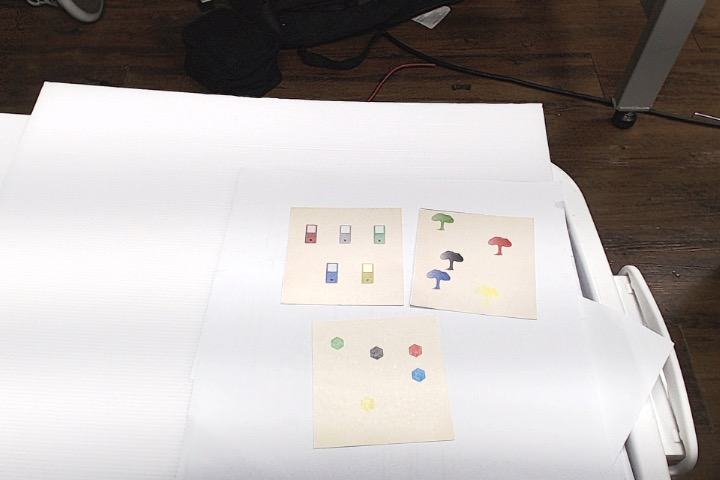
#> input picture colorTest.png, 720 x 480 px, given in place of the camera
$ python milestone3.py   (older library calls are emulated)
#> lines starting #> are read from the running program, lines starting #| are printed output that depends on the picture; after the words box and inside, x2 and y2 are one past the last pixel; in counts of white or black regions, pixels touching at a corner belong together

import cv2
import pandas as pd
import numpy as np
import imutils
import serial
from scipy.spatial import distance as dist
from imutils import perspective
from imutils import contours

# using cam built-in to computer
cap = cv2.VideoCapture(0)
cap.set(cv2.CAP_PROP_FRAME_WIDTH, 1000)
cap.set(cv2.CAP_PROP_FRAME_HEIGHT, 760)
# [8 lines of commented-out code are left out]


def nothing(x):  # for trackbar
    pass


cv2.namedWindow('xyPosition')
cv2.createTrackbar('X1', 'xyPosition', 0, 1022, nothing)
cv2.createTrackbar('Y1', 'xyPosition', 0, 575, nothing)
cv2.createTrackbar('X2', 'xyPosition', 0, 1022, nothing)
cv2.createTrackbar('Y2', 'xyPosition', 0, 575, nothing)
cv2.createTrackbar('X3', 'xyPosition', 0, 1022, nothing)
cv2.createTrackbar('Y3', 'xyPosition', 0, 575, nothing)
cv2.createTrackbar('X4', 'xyPosition', 0, 1022, nothing)
cv2.createTrackbar('Y4', 'xyPosition', 0, 575, nothing)

cv2.setTrackbarPos("X1", "xyPosition", 308)
cv2.setTrackbarPos("Y1", "xyPosition", 18)
cv2.setTrackbarPos("X2", "xyPosition", 676)
cv2.setTrackbarPos("Y2", "xyPosition", 10)
cv2.setTrackbarPos("X3", "xyPosition", 242)
cv2.setTrackbarPos("Y3", "xyPosition", 529)
cv2.setTrackbarPos("X4", "xyPosition", 769)
cv2.setTrackbarPos("Y4", "xyPosition", 525)


def safe_div(x, y):  # so we don't crash so often
    if y == 0:
        return 0
    return x/y


def rescale_result(result, percent=100):  # make the video windows a bit smaller
    width = int(result.shape[1] * percent / 100)
    height = int(result.shape[0] * percent / 100)
    dim = (width, height)
    return cv2.resize(result, dim, interpolation=cv2.INTER_AREA)


if not cap.isOpened():
    print("can't open camera")
    exit()

windowName = "Result"

cv2.namedWindow(windowName)
cv2.createTrackbar("threshold", windowName, 75, 255, nothing)
cv2.createTrackbar("kernel", windowName, 5, 30, nothing)
cv2.createTrackbar("iterations", windowName, 1, 10, nothing)

cv2.setTrackbarPos("threshold", windowName, 210)
cv2.setTrackbarPos("kernel", windowName, 19)
cv2.setTrackbarPos("iterations", windowName, 1)
# Sliders to adjust image
# https://medium.com/@manivannan_data/set-trackbar-on-image-using-opencv-python-58c57fbee1ee


showLive = True
while(showLive):

    ret, frame = cap.read()
#> frame is the input picture: shape (480, 720, 3); mean B, G, R 172.7, 174.6, 180.1

    x1 = cv2.getTrackbarPos('X1', 'xyPosition')
    y1 = cv2.getTrackbarPos('Y1', 'xyPosition')
    x2 = cv2.getTrackbarPos('X2', 'xyPosition')
    y2 = cv2.getTrackbarPos('Y2', 'xyPosition')
    x3 = cv2.getTrackbarPos('X3', 'xyPosition')
    y3 = cv2.getTrackbarPos('Y3', 'xyPosition')
    x4 = cv2.getTrackbarPos('X4', 'xyPosition')
    y4 = cv2.getTrackbarPos('Y4', 'xyPosition')

    cv2.circle(frame, (x1, y1), 5, (0, 0, 255), -1)
#> frame: shape (480, 720, 3); 0.02% of pixels changed, all inside (x1, y1, x2, y2) = (303, 13, 314, 24)
    cv2.circle(frame, (x2, y2), 5, (0, 0, 255), -1)
#> frame: shape (480, 720, 3); mean B, G, R 172.7, 174.6, 180.2
    cv2.circle(frame, (x3, y3), 5, (0, 0, 255), -1)
    cv2.circle(frame, (x4, y4), 5, (0, 0, 255), -1)
    pts1 = np.float32([[x1, y1],
                       [x2, y2],
                       [x3, y3],
                       [x4, y4]])
    pts2 = np.float32([[0, 0], [500, 0], [0, 500], [500, 500]])
    matrix = cv2.getPerspectiveTransform(pts1, pts2)

    resultWarp = cv2.warpPerspective(frame, matrix, (500, 500))

    positionDraw = cv2.warpPerspective(frame, matrix, (500, 500))

    Gblurred = cv2.GaussianBlur(resultWarp, (5, 5), 0)
    Mblurred = cv2.medianBlur(Gblurred, 5)
    # Denoise = cv2.fastNlMeansDenoisingMulti(resultWarp, 2, 5, None, 4, 7, 35)
    # unsharpV = cv2.addWeighted(
    #     resultWarp, 1.5, Mblurred, -0.5, 0, resultWarp)
    # Bblurred = cv2.bilateralFilter(unsharpV, 9, 75, 75)

    hsv_frame = cv2.cvtColor(Mblurred, cv2.COLOR_BGR2HSV)
#> hsv_frame: shape (500, 500, 3); mean H, S, V 56.2, 40.2, 148.6

    # [7 lines of commented-out code are left out]

    result_resize = rescale_result(resultWarp)
    if not ret:
        print("cannot capture the frame")
        exit()

    thresh = cv2.getTrackbarPos("threshold", windowName)
    ret, thresh1 = cv2.threshold(result_resize, thresh, 255, cv2.THRESH_BINARY)
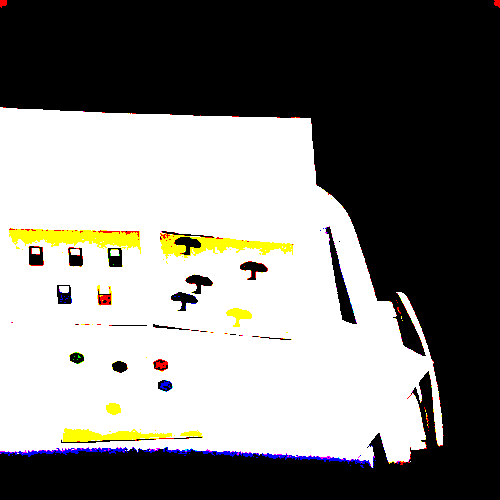
#> thresh1: shape (500, 500, 3); mean B, G, R 122.4, 125.9, 126.9
#> ret = 210

    kern = cv2.getTrackbarPos("kernel", windowName)
    # square image kernel used for erosion
    kernel = np.ones((kern, kern), np.uint8)

    itera = cv2.getTrackbarPos("iterations", windowName)
    dilation = cv2.dilate(thresh1, kernel, iterations=itera)
    # refines all edges in the binary image
    erosion = cv2.erode(dilation, kernel, iterations=itera)

    opening = cv2.morphologyEx(erosion, cv2.MORPH_OPEN, kernel)
    closing = cv2.morphologyEx(opening, cv2.MORPH_CLOSE, kernel)
    closing = cv2.cvtColor(closing, cv2.COLOR_BGR2GRAY)

    # find contours with simple approximation cv2.RETR_TREE,cv2.CHAIN_APPROX_SIMPLE
    contours, hierarchy = cv2.findContours(
        closing, cv2.RETR_TREE, cv2.CHAIN_APPROX_NONE)
#> contours = 1 contour; box (x1, y1, x2, y2) and area: (0, 108, 443, 466) 130312

    closing = cv2.cvtColor(closing, cv2.COLOR_GRAY2RGB)
#> closing: shape (500, 500, 3)
    cv2.drawContours(closing, contours, -1, (128, 255, 0), 1)

    # focus on only the largest outline by area
    areas = []  # list to hold all areas

    for contour in contours:
        ar = cv2.contourArea(contour)
        areas.append(ar)
#> this loop made 1 pass
#> ar on pass 1: 130312.5
#> after the loop, areas = [130312.5]

    try:
        max_area = max(areas)
#> max_area = 130312.5
    except:
        pass
    # index of the list element with largest area

    try:
        max_area_index = areas.index(max_area)
#> max_area_index = 0
    except:
        pass

    # largest area contour is usually the viewing window itself, why?
    try:
        cnt = contours[max_area_index - 1]
#> cnt = contour of 1479 points, box (x1, y1, x2, y2) (0, 108, 443, 466), area 130312
    except:
        pass

    cv2.drawContours(closing, [cnt], 0, (0, 0, 255), 4)

    def midpoint(ptA, ptB):
        return ((ptA[0] + ptB[0]) * 0.5, (ptA[1] + ptB[1]) * 0.5)

    # compute the rotated bounding box of the contour
    orig = result_resize.copy()
    box = cv2.minAreaRect(cnt)
#> box = ((220.7, 287.6), (347.3, 451.4), -88.36)
    box = cv2.cv.BoxPoints(box) if imutils.is_cv2() else cv2.boxPoints(box)
#> box = ((441.4, 467.6), (-9.91, 454.7), (0.0139, 107.5), (451.3, 120.4))
    box = np.array(box, dtype="int")
#> box = [[441, 467], [-9, 454], [0, 107], [451, 120]]

    # order the points in the contour such that they appear
    # in top-left, top-right, bottom-right, and bottom-left
    # order, then draw the outline of the rotated bounding
    # box
    box = perspective.order_points(box)
#> box = [[0, 107], [451, 120], [441, 467], [-9, 454]]

    cv2.drawContours(orig, [box.astype("int")], -1, (0, 255, 0), 4)
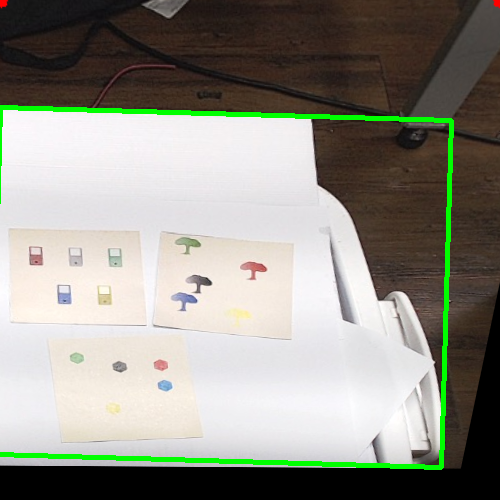
#> orig: shape (500, 500, 3); mean B, G, R 134.2, 144.2, 144.6

    # loop over the original points and draw them
    for (x, y) in box:
        cv2.circle(orig, (int(x), int(y)), 5, (0, 0, 255), -1)
        cv2.circle(closing, (int(x), int(y)), 5, (0, 255, 255), -1)
#> this loop made 4 passes
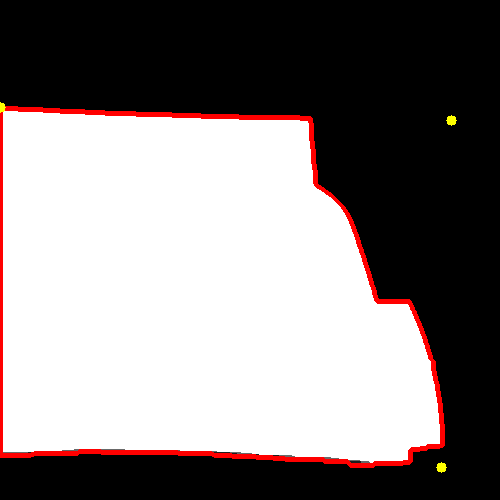
#> closing: shape (500, 500, 3); mean B, G, R 129, 129.2, 136
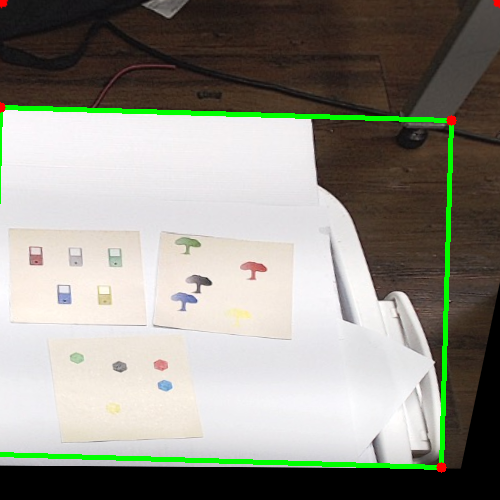
#> orig: shape (500, 500, 3); 0.08% of pixels changed, all inside (x1, y1, x2, y2) = (0, 102, 457, 473)

    # unpack the ordered bounding box, then compute the midpoint
    # between the top-left and top-right coordinates, followed by
    # the midpoint between bottom-left and bottom-right coordinates
    (tl, tr, br, bl) = box
#> tl = [0, 107]; tr = [451, 120]; br = [441, 467]; bl = [-9, 454]
    (tltrX, tltrY) = midpoint(tl, tr)
#> tltrX = 225.5; tltrY = 113.5
    (blbrX, blbrY) = midpoint(bl, br)
#> blbrX = 216; blbrY = 460.5


    # ----------------
    cv2.circle(resultWarp, (tl[0], tl[1]), 5, (0, 0, 255), -1)
#> resultWarp: shape (500, 500, 3); mean B, G, R 137.1, 140.6, 147.9
    cv2.circle(resultWarp, (tr[0], tr[1]), 5, (0, 0, 255), -1)
#> resultWarp: shape (500, 500, 3); mean B, G, R 137.1, 140.6, 147.9
    cv2.circle(resultWarp, (bl[0], bl[1]), 5, (0, 0, 255), -1)
    cv2.circle(resultWarp, (br[0], br[1]), 5, (0, 0, 255), -1)
#> resultWarp: shape (500, 500, 3); mean B, G, R 137.1, 140.6, 148
    pts1 = np.float32([[tl[0], tl[1]],
                       [tr[0], tl[1]],
                       [bl[0], bl[1]],
                       [br[0], br[1]]])
#> pts1 = [[0, 107], [451, 107], [-9, 454], [441, 467]]
    pts2 = np.float32([[0, 0], [500, 0], [0, 500], [500, 500]])
    matrix = cv2.getPerspectiveTransform(pts1, pts2)
#> matrix = [[1.15, 0.0298, -3.19], [0, 1.44, -153.9], [8.32e-05, -1.92e-06, 1]]

    autoCrop = cv2.warpPerspective(resultWarp, matrix, (500, 500))
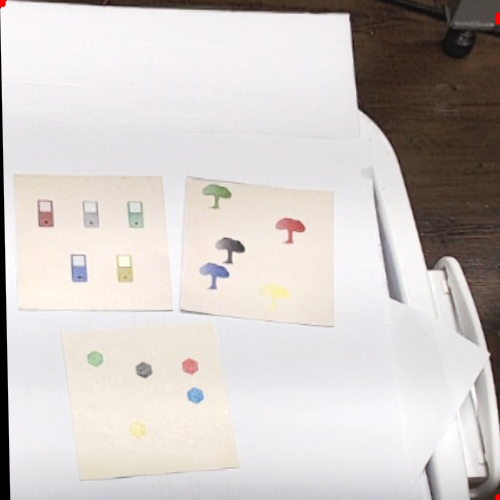
#> autoCrop: shape (500, 500, 3); mean B, G, R 198.3, 200.9, 206.6
    # ----------------

    # compute the midpoint between the top-left and top-right points,
    # followed by the midpoint between the top-righ and bottom-right
    (tlblX, tlblY) = midpoint(tl, bl)
#> tlblX = -4.5; tlblY = 280.5
    (trbrX, trbrY) = midpoint(tr, br)
#> trbrX = 446; trbrY = 293.5


    # compute the Euclidean distance between the midpoints
    dA = dist.euclidean((tltrX, tltrY), (blbrX, blbrY))
#> dA = 347.1
    dB = dist.euclidean((tlblX, tlblY), (trbrX, trbrY))
#> dB = 450.7

    # compute the size of the object
    # more to do here to get actual measurements that have meaning in the real world
    pixelsPerMetric = 1
    dimA = dA / pixelsPerMetric
#> dimA = 347.1
    dimB = dB / pixelsPerMetric
#> dimB = 450.7

    # draw the object sizes on the image , text size card
    cv2.putText(orig, "{:.1f}mm".format(dimA), (int(
        tltrX - 15), int(tltrY - 10)), cv2.FONT_HERSHEY_SIMPLEX, 0.65, (255, 255, 255), 2)
    cv2.putText(orig, "{:.1f}mm".format(dimB), (int(
        trbrX + 10), int(trbrY)), cv2.FONT_HERSHEY_SIMPLEX, 0.65, (255, 255, 255), 2)

    # compute the center of the contour
    M = cv2.moments(cnt)
#> M = moments, m00 130312.5, centre m10/m00, m01/m00 = (194.1, 297.2)
    cX = int(safe_div(M["m10"], M["m00"]))
#> cX = 194
    cY = int(safe_div(M["m01"], M["m00"]))
#> cY = 297

    # ------ COLOR ------------
    # Red color
    low_red = np.array([0, 23, 32])
    high_red = np.array([11, 255, 255])
    red_mask = cv2.inRange(hsv_frame, low_red, high_red)
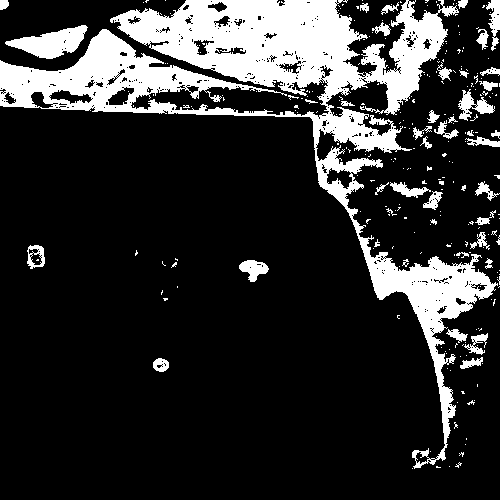
#> red_mask: shape (500, 500); 18.5% white; 269 white regions (226 under 20 px), largest, box (x1, y1, x2, y2) and area: (0, 0, 498, 469) 39222, (5, 25, 88, 59) 1468, (458, 89, 495, 121) 475
    red = cv2.bitwise_and(resultWarp, resultWarp, mask=red_mask)
    # Blue color
    low_blue = np.array([108, 0, 70])
    high_blue = np.array([163, 255, 237])
    blue_mask = cv2.inRange(hsv_frame, low_blue, high_blue)
#> blue_mask: shape (500, 500); 17.1% white; 59 white regions (48 under 20 px), largest, box (x1, y1, x2, y2) and area: (0, 168, 431, 392) 27826, (0, 420, 391, 468) 12328, (0, 333, 76, 381) 1742
    blue = cv2.bitwise_and(resultWarp, resultWarp, mask=blue_mask)
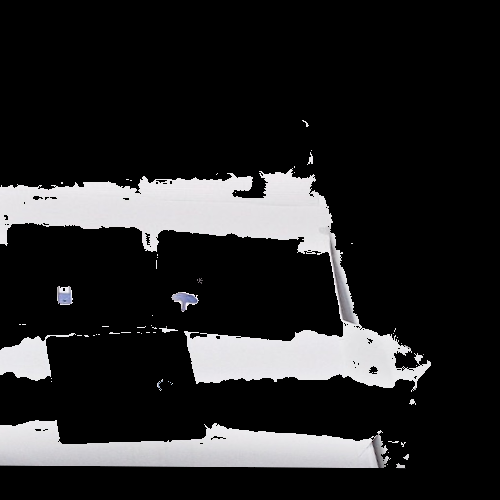
#> blue: shape (500, 500, 3); mean B, G, R 38.4, 37.8, 38

    # Green color
    low_green = np.array([26, 24, 42])
    high_green = np.array([97, 102, 166])
    green_mask = cv2.inRange(hsv_frame, low_green, high_green)
#> green_mask: shape (500, 500); 0.03% white; 1 white region, box (x1, y1, x2, y2) and area: (187, 239, 200, 247) 83
    green = cv2.bitwise_and(resultWarp, resultWarp, mask=green_mask)
#> (the rest of the program and of its run is left out)
